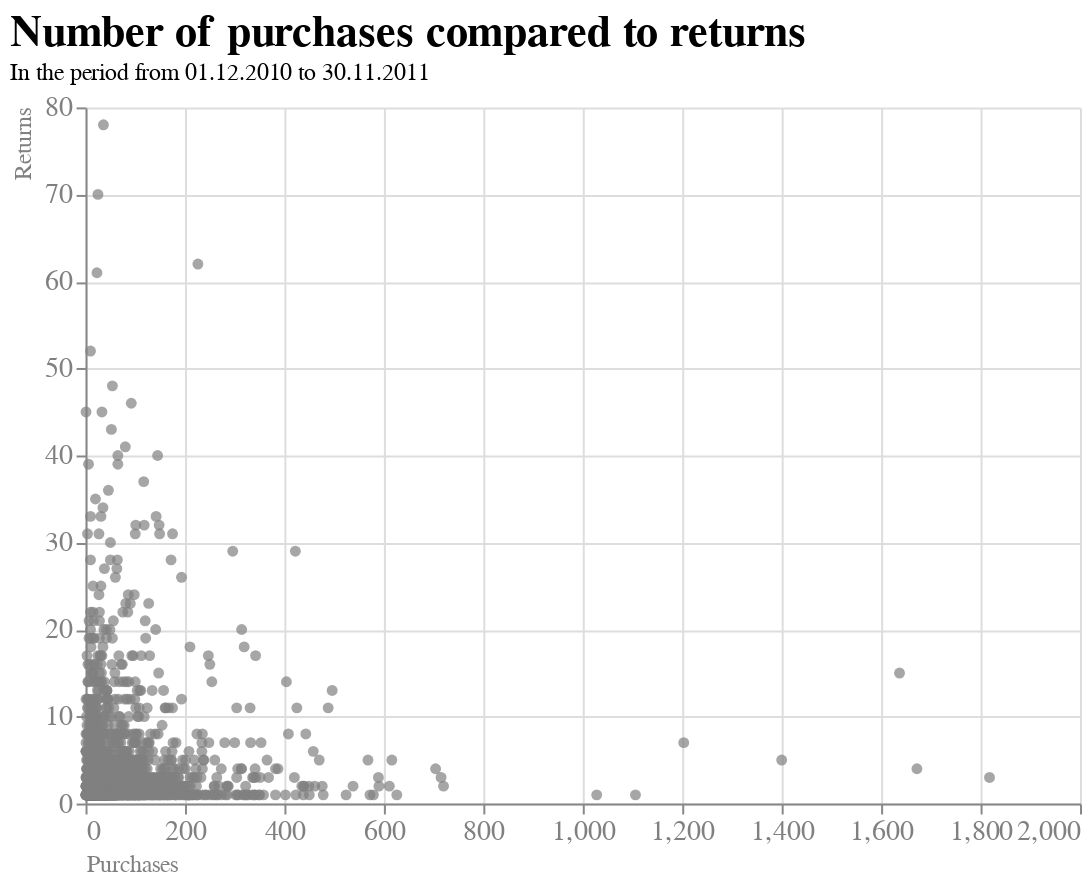

The notebook cell this image was saved under:
### Code cell
chart4 = alt.Chart(df3).mark_circle().encode(
    x=alt.X('Purchases',
             axis=alt.Axis(title='Purchases',
                           titleAnchor='start',
                           labelAngle=0,)
        ),
    y=alt.Y('Returns',
            axis=alt.Axis(title='Returns',
                          titleAnchor='end',
                          labelAngle=0,)
                          ),
    color=alt.condition(
        alt.FieldOneOfPredicate("Purchases", [""]),
        alt.value("darkred"),
        alt.value("grey")
    )
).properties(
    title={"text":["Number of purchases compared to returns"], "subtitle":["In the period from 01.12.2010 to 30.11.2011"] },
    width=500,
    height=350
)

alt.layer(chart4).configure_view(
    strokeWidth=0
).configure_title(
    fontSize=22,
    font="Arial",
    color="black",
    anchor="start"
).configure_axis(
    labelFont="Arial",
    titleFont="Arial",
    labelFontSize=14,
    titleFontSize=12,
    titleFontWeight="normal",
    labelColor="grey",
    titleColor="grey"
).transform_filter(
    (alt.datum.Purchases < 2000) & (alt.datum.Returns < 80)
)

### Figure 1 — Vega-Lite specification as saved in the notebook (floating-point values rounded to 4 significant figures; data arrays with more than 128 entries replaced by an {"elided": "..."} marker saying what was removed)
{"config": {"view": {"continuousWidth": 400, "continuousHeight": 300, "strokeWidth": 0}, "axis": {"labelColor": "grey", "labelFont": "Arial", "labelFontSize": 14, "titleColor": "grey", "titleFont": "Arial", "titleFontSize": 12, "titleFontWeight": "normal"}, "title": {"anchor": "start", "color": "black", "font": "Arial", "fontSize": 22}}, "layer": [{"mark": "circle", "encoding": {"color": {"condition": {"value": "darkred", "test": {"field": "Purchases", "oneOf": [""]}}, "value": "grey"}, "x": {"axis": {"labelAngle": 0, "title": "Purchases", "titleAnchor": "start"}, "field": "Purchases", "type": "quantitative"}, "y": {"axis": {"labelAngle": 0, "title": "Returns", "titleAnchor": "end"}, "field": "Returns", "type": "quantitative"}}, "height": 350, "title": {"text": ["Number of purchases compared to returns"], "subtitle": ["In the period from 01.12.2010 to 30.11.2011"]}, "width": 500}], "data": {"name": "data-16c77fc6b51e7f6c11f6e34197eba3f0"}, "transform": [{"filter": "((datum.Purchases < 2000) && (datum.Returns < 80))"}], "$schema": "https://vega.github.io/schema/vega-lite/v4.17.0.json", "datasets": {"data-16c77fc6b51e7f6c11f6e34197eba3f0": {"elided": "1534 records"}}}
